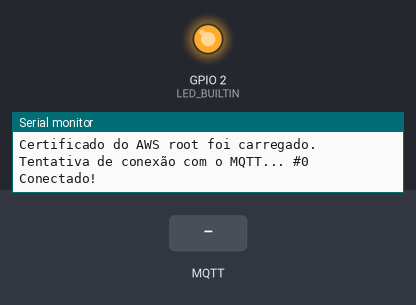
This sketch was run on a simulated ESP8266 (NodeMCU). Shown: output pins drawn as LEDs (lit = HIGH, except the on-board LED, lit = LOW), the last lines printed to the serial monitor. The inputs (shaded band) are chosen by the test bench. WiFi joins after 1.5 s; servers stay silent unless stated; network time is answered at once with the bench clock; the local clock reads 2024-03-15 10:24:30 at power-on unless the sketch sets it; storage starts empty; no MQTT or app messages arrive unless stated.

Above: at 6.7 s.
6.8 s: MQTT message "1" arrives on the first subscribed topic
At 7.9 s:
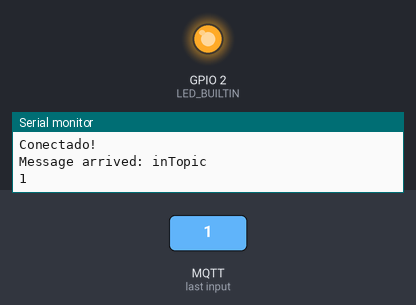
9.1 s: MQTT message "on" arrives on the first subscribed topic
At 11.5 s:
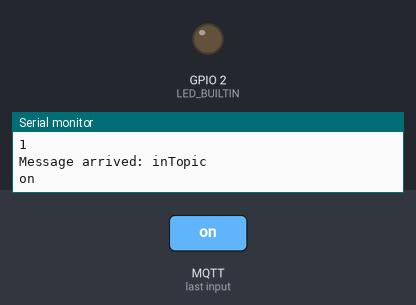
Timing chart, 0 to 13.0 s (numbered marks = the images above; inputs shaded):
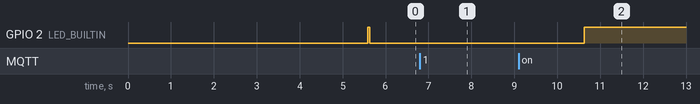

Measured:
- after the input at 6.8 s, GPIO 2 (LED_BUILTIN): stays LOW (without the input it goes to HIGH after 0.83 s)
- after the input at 9.1 s, GPIO 2 (LED_BUILTIN): LOW → HIGH after 1.5 s

The sketch:

ESP8266_AWS_IoTCore.ino
```cpp
#include "FS.h"
#include <ESP8266WiFi.h>
#include <PubSubClient.h>
#include <NTPClient.h>
#include <WiFiUdp.h>

const char* ssid = "x"; //colocar o nome da rede wifi
const char* password = "x"; //colocar a senha da rede wifi

WiFiUDP ntpUDP;
NTPClient timeClient(ntpUDP, "pool.ntp.org");

const char* AWS_endpoint = "x"; //colocar o MQTT broker ip (Endpoint da thing criada)

int compara(char s1[], char s2[]) {
  for (int i = 0; s1[i] != '\0' && s2[i] != '\0'; i++) {
    if (s1[i] < s2[i])
      return 1;
    else if (s1[i] > s2[i])
      return 1;
  }
  //strings iguais
  return 0;
}

void callback(char* topic, byte* payload, unsigned int length) {
  Serial.print("Message arrived: ");
  Serial.println(topic);
  char* text = (char*)payload;
  char* flagLedON = "1";
  for (int i = 0; i < length; i++) {
    Serial.print((char)payload[i]);
  }
  if ( compara(flagLedON, text) == 0 ) {
    digitalWrite(LED_BUILTIN, LOW);
  }
  else {
    digitalWrite(LED_BUILTIN, HIGH);
  }
  Serial.println();

}
WiFiClientSecure espClient;
PubSubClient client(AWS_endpoint, 8883, callback, espClient); //Configuração padrão do MQTT
char msg[50];

void setup_wifi() {
  //Setup para conexão com o WiFi
  delay(10);
  espClient.setBufferSizes(512, 512);
  Serial.println();
  Serial.print("Conectando a ");
  Serial.println(ssid);

  WiFi.begin(ssid, password);

  while (WiFi.status() != WL_CONNECTED) {
    delay(500);
    Serial.print(". ");
  }

  Serial.println();
  Serial.println("Conectado no WiFi!");
  Serial.print("Endereço de IP: ");
  Serial.println(WiFi.localIP());

  timeClient.begin();
  while (!timeClient.update()) {
    timeClient.forceUpdate();
  }

  espClient.setX509Time(timeClient.getEpochTime());

}

void reconnect() {
  digitalWrite(LED_BUILTIN, HIGH);
  int attempt = 0;
  while (!client.connected()) {//até que não esteja conectado.

    Serial.print("Tentativa de conexão com o MQTT... #");
    Serial.println(attempt);

    if (client.connect("ESPthing")) {//tentativa de conexão
      Serial.println("Conectado!");
      digitalWrite(LED_BUILTIN, LOW);
      delay(2000);
      digitalWrite(LED_BUILTIN, HIGH);
      //client.publish("outTopic", "a vida é boa, sim. A vida é boa.");//Publica em um tópico assim que a conexão é bem sucedida.
      client.subscribe("inTopic"); //Inscreve em um tópico.
    }
    else {
      attempt++;

      Serial.println(" Tenta de novo em 5 segundos");
      char buf[256];
      espClient.getLastSSLError(buf, 256); //Captura o erro decorrente ta tentativa de conexão.
      Serial.print("WiFiClientSecure SSL error: ");
      Serial.println(buf);

      // Wait 5 seconds before retrying
      delay(5000);
    }
  }
}

void setup() {

  Serial.begin(115200); //Define a velocidade do serial.
  Serial.setDebugOutput(true);
  // initialize digital pin LED_BUILTIN as an output.
  pinMode(LED_BUILTIN, OUTPUT);

  setup_wifi();
  delay(1000);
  if (!SPIFFS.begin()) {
    Serial.println("Falha no Setup!");
    return;
  }

  Serial.print("Heap: ");
  Serial.println(ESP.getFreeHeap());

  //Carrega arquivo de certificado de conexão.
  File cert = SPIFFS.open("/cert.der", "r");
  if (!cert) {
    Serial.println("Arquivo de certificado de conexão não teve êxito na abertura.");
  }
  else
    Serial.println("Arquivo de certificado de conexão foi aberto.");

  delay(1000);

  if (espClient.loadCertificate(cert))
    Serial.println("Certificado de conexão foi carregado.");
  else
    Serial.println("Certificado de conexão não foi carregado.");

  //Carrega arquivo de chave privada.
  File private_key = SPIFFS.open("/private.der", "r");
  if (!private_key) {
    Serial.println("Arquivo de certificado de chave privada não teve êxito na abertura.");
  }
  else
    Serial.println("Arquivo de certificado de chave privada foi aberto.");

  delay(1000);

  if (espClient.loadPrivateKey(private_key))
    Serial.println("Certificado de chave privada foi carregado.");
  else
    Serial.println("Certificado de chave privada não foi carregado.");

  //Carrega arquivo de certificado do AWS Root.
  File ca = SPIFFS.open("/ca.der", "r");
  if (!ca) {
    Serial.println("Arquivo de certificado do AWS Root não teve êxito na abertura.");
  }
  else
    Serial.println("Arquivo de certificado do AWS Root foi aberto.");

  delay(1000);

  if (espClient.loadCACert(ca))
    Serial.println("Certificado do AWS root foi carregado.");
  else
    Serial.println("Certificado do AWS root não foi carregado.");

}

void loop() {

  if (!client.connected()) {
    reconnect();
  }
  client.loop();
  delay(3000);
}
```
